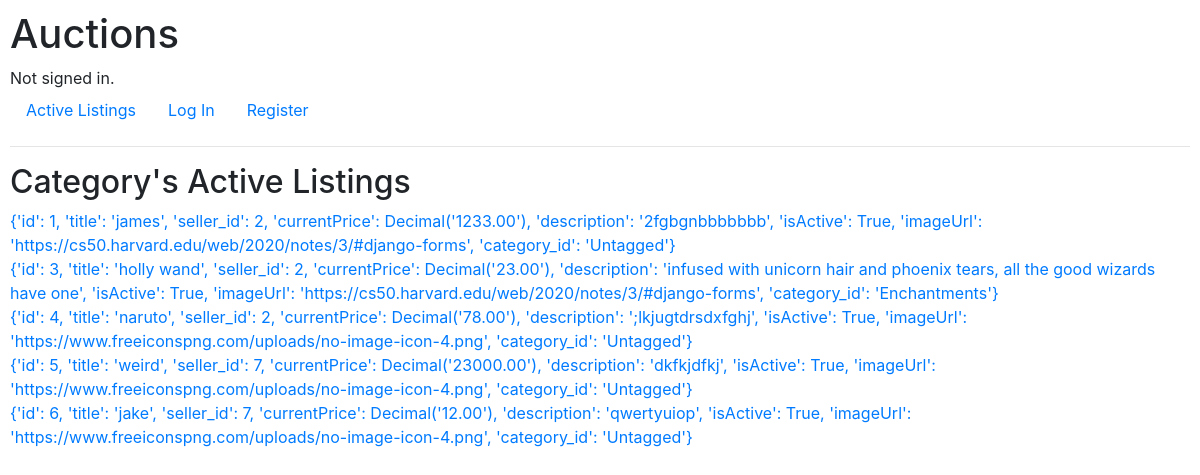
Before: / with the older database file.
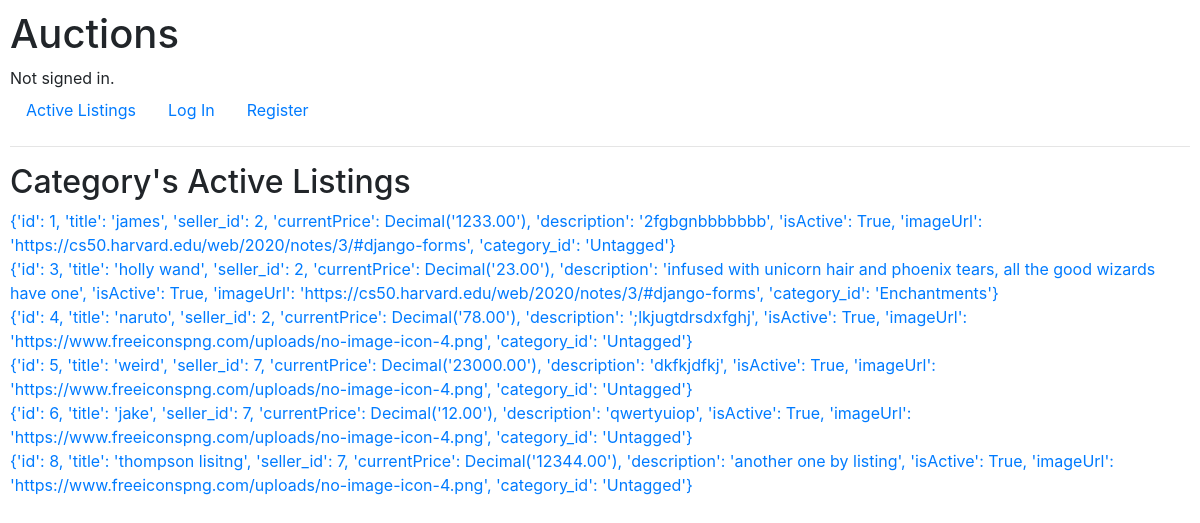
After: the same page with the newer database file.
### auctions/models.py (models this page shows, shortened)
class Listing(models.Model):
	title = models.CharField("Listing Title", max_length=100)
	seller = models.ForeignKey(User, on_delete=models.CASCADE, related_name="listings")
	currentPrice = models.DecimalField("Start price", max_digits=12, decimal_places=2)
	description = models.TextField("Listing Description")
	isActive = models.BooleanField()
	DEFAULTIMAGE = "https://www.freeiconspng.com/uploads/no-image-icon-4.png"
	imageUrl = models.URLField("Image Link", default=DEFAULTIMAGE,
	 help_text="enter an optional image link for your listing")
	DEFAULTCATEGORY = "Untagged"
	category = models.ForeignKey(Category, on_delete=models.CASCADE, to_field="name", related_name="listings",
									 default=DEFAULTCATEGORY)

### auctions/views.py (the view)
# urls.py: path("", views.index, name="index"),
def index(request):
    if request.user.is_authenticated and "watchlist" not in request.session:
        request.session["watchlist"] = []
    return render(request, "auctions/index.html", {"listings": Listing.objects.filter(isActive=True).values()})

### auctions/templates/auctions/index.html
{% extends "auctions/layout.html" %}
{% block body %}
    <h2>{{ category }} Category's Active Listings</h2>
    {%for listing in listings%}
    	<div>
    		<a href="{% url 'single_listing' listing=listing.title %}?id={{ listing.id }}">{{ listing }}</a>
    	</div>
    {% endfor %}
{% endblock %}

Changed rows visible on the page:
added Listing: listing "{'id': 8, 'title': 'thompson lisitng', 'seller_id': 7, 'currentPrice': Decimal('12344.00'), 'description': 'another one by listing', 'isActive': True, 'imageUrl': 'https://www.freeiconspng.com/uploads/no-image-icon-4.png', 'category_id': 'Untagged'}"
